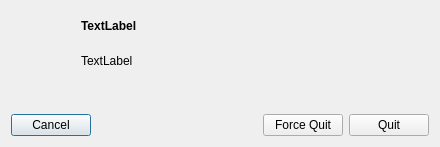
<?xml version="1.0" encoding="UTF-8"?>
<ui version="4.0">
    <class>KillDialog</class>
    <widget class="QDialog" name="KillDialog">
        <property name="geometry">
            <rect>
                <x>0</x>
                <y>0</y>
                <width>440</width>
                <height>147</height>
            </rect>
        </property>
        <property name="windowTitle">
            <string>Dialog</string>
        </property>
        <layout class="QVBoxLayout" name="verticalLayout">
            <item>
                <layout class="QVBoxLayout" name="MainVbox" stretch="0,0,0">
                    <property name="spacing">
                        <number>6</number>
                    </property>
                    <property name="sizeConstraint">
                        <enum>QLayout::SetNoConstraint</enum>
                    </property>
                    <property name="leftMargin">
                        <number>0</number>
                    </property>
                    <property name="topMargin">
                        <number>0</number>
                    </property>
                    <property name="rightMargin">
                        <number>0</number>
                    </property>
                    <property name="bottomMargin">
                        <number>0</number>
                    </property>
                    <item>
                        <layout class="QHBoxLayout" name="horizontalLayout_2" stretch="0,1">
                            <property name="sizeConstraint">
                                <enum>QLayout::SetDefaultConstraint</enum>
                            </property>
                            <property name="topMargin">
                                <number>0</number>
                            </property>
                            <item>
                                <widget class="QLabel" name="icon">
                                    <property name="sizePolicy">
                                        <sizepolicy hsizetype="Preferred" vsizetype="Preferred">
                                            <horstretch>0</horstretch>
                                            <verstretch>0</verstretch>
                                        </sizepolicy>
                                    </property>
                                    <property name="minimumSize">
                                        <size>
                                            <width>64</width>
                                            <height>64</height>
                                        </size>
                                    </property>
                                    <property name="maximumSize">
                                        <size>
                                            <width>64</width>
                                            <height>64</height>
                                        </size>
                                    </property>
                                    <property name="text">
                                        <string/>
                                    </property>
                                    <property name="pixmap">
                                        <pixmap resource="../qressources.qrc">:/Processes.png</pixmap>
                                    </property>
                                    <property name="scaledContents">
                                        <bool>true</bool>
                                    </property>
                                </widget>
                            </item>
                            <item>
                                <layout class="QVBoxLayout" name="verticalLayout_2">
                                    <item>
                                        <widget class="QLabel" name="title">
                                            <property name="styleSheet">
                                                <string notr="true">QLabel {
                                                    font: bold
                                                    }
                                                </string>
                                            </property>
                                            <property name="text">
                                                <string>TextLabel</string>
                                            </property>
                                        </widget>
                                    </item>
                                    <item>
                                        <widget class="QLabel" name="text">
                                            <property name="text">
                                                <string>TextLabel</string>
                                            </property>
                                        </widget>
                                    </item>
                                </layout>
                            </item>
                        </layout>
                    </item>
                    <item>
                        <spacer name="verticalSpacer">
                            <property name="orientation">
                                <enum>Qt::Vertical</enum>
                            </property>
                            <property name="sizeType">
                                <enum>QSizePolicy::MinimumExpanding</enum>
                            </property>
                            <property name="sizeHint" stdset="0">
                                <size>
                                    <width>20</width>
                                    <height>20</height>
                                </size>
                            </property>
                        </spacer>
                    </item>
                    <item>
                        <layout class="QHBoxLayout" name="horizontalLayout" stretch="0,0,0,0">
                            <property name="spacing">
                                <number>6</number>
                            </property>
                            <property name="sizeConstraint">
                                <enum>QLayout::SetDefaultConstraint</enum>
                            </property>
                            <item>
                                <widget class="QPushButton" name="button_cancel">
                                    <property name="text">
                                        <string>Cancel</string>
                                    </property>
                                </widget>
                            </item>
                            <item>
                                <spacer name="horizontalSpacer">
                                    <property name="orientation">
                                        <enum>Qt::Horizontal</enum>
                                    </property>
                                    <property name="sizeHint" stdset="0">
                                        <size>
                                            <width>40</width>
                                            <height>20</height>
                                        </size>
                                    </property>
                                </spacer>
                            </item>
                            <item>
                                <widget class="QPushButton" name="button_force_quit">
                                    <property name="text">
                                        <string>Force Quit</string>
                                    </property>
                                </widget>
                            </item>
                            <item>
                                <widget class="QPushButton" name="button_quit">
                                    <property name="text">
                                        <string>Quit</string>
                                    </property>
                                </widget>
                            </item>
                        </layout>
                    </item>
                </layout>
            </item>
        </layout>
    </widget>
    <resources>
        <include location="../qressources.qrc"/>
    </resources>
    <connections/>
</ui>
